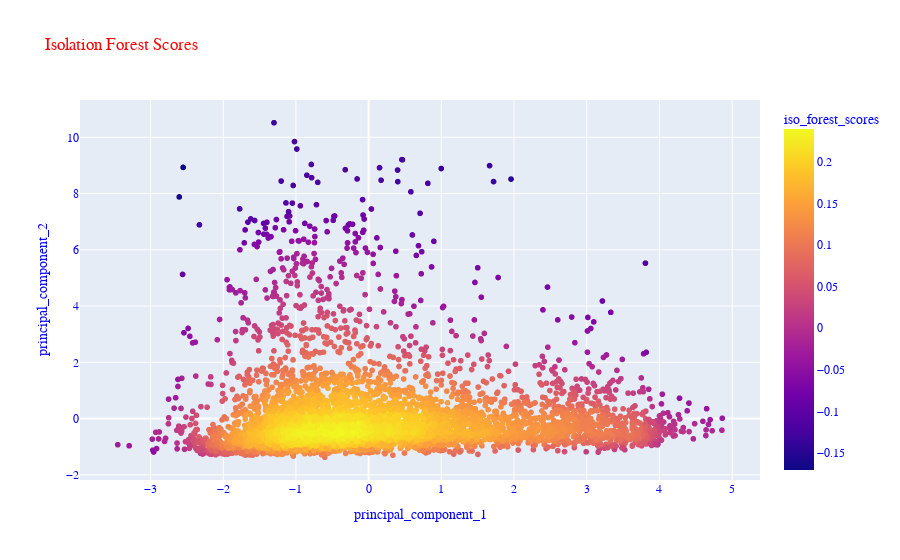

The notebook cell this image was saved under:
### Code cell
# [3] Isolation Forest Scores
plot_firms(dataframe=pca_df, title="Isolation Forest Scores", color='iso_forest_scores').show()

### Figure 1 — Plotly figure (JSON) as saved in the notebook; plotly's stock layout.template omitted (floating-point values rounded to 4 significant figures; data arrays with more than 128 entries replaced by an {"elided": "..."} marker saying what was removed)
{"data": [{"hovertemplate": "principal_component_1=%{x}<br>principal_component_2=%{y}<br>iso_forest_scores=%{marker.color}<extra></extra>", "legendgroup": "", "marker": {"color": {"elided": "6279 float values"}, "coloraxis": "coloraxis", "symbol": "circle"}, "mode": "markers", "name": "", "showlegend": false, "type": "scattergl", "x": {"elided": "6279 float values"}, "xaxis": "x", "y": {"elided": "6279 float values"}, "yaxis": "y"}], "layout": {"coloraxis": {"colorbar": {"title": {"text": "iso_forest_scores"}}, "colorscale": [[0, "#0d0887"], [0.1111, "#46039f"], [0.2222, "#7201a8"], [0.3333, "#9c179e"], [0.4444, "#bd3786"], [0.5556, "#d8576b"], [0.6667, "#ed7953"], [0.7778, "#fb9f3a"], [0.8889, "#fdca26"], [1, "#f0f921"]]}, "font": {"color": "blue", "family": "Courier New"}, "legend": {"title": {"font": {"color": "green"}}, "tracegroupgap": 0}, "title": {"font": {"color": "red", "family": "Courier New"}, "text": "Isolation Forest Scores"}, "xaxis": {"anchor": "y", "domain": [0, 1], "title": {"text": "principal_component_1"}}, "yaxis": {"anchor": "x", "domain": [0, 1], "title": {"text": "principal_component_2"}}}}
